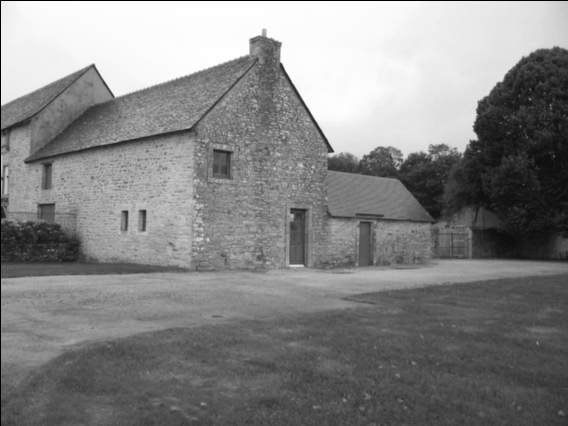
#> input picture PointsInteret/TP_images/image027.ssech4.tif, 568 x 426 px, found by its file name
$ python correction_TP_detecteur_Harris.py   (Python 2 division)
#> lines starting #> are read from the running program, lines starting #| are printed output that depends on the picture; after the words box and inside, x2 and y2 are one past the last pixel; in counts of white or black regions, pixels touching at a corner belong together
# -*- coding: utf-8 -*-

import skimage
import skimage.io
import numpy as np
import scipy.ndimage
import skimage.util

# [6 lines of commented-out code are left out]
def CalculerMesureHarris(I,sigma,k):
	#Calcul des gradients
	Ix=scipy.ndimage.filters.convolve(I,np.array([[-1,0,1]]))
	skimage.io.imshow(Ix)
	Iy=scipy.ndimage.filters.convolve(I,np.array([[-1],[0],[1]]))
	skimage.io.imshow(Iy)

	IxIx=Ix*Ix
	IyIy=Iy*Iy
	IxIy=Ix*Iy

	A=scipy.ndimage.filters.gaussian_filter(IxIx,sigma)
	B=scipy.ndimage.filters.gaussian_filter(IyIy,sigma)
	C=scipy.ndimage.filters.gaussian_filter(IxIy,sigma)

	# [5 lines of commented-out code are left out]

	R=(A*B-C*C)-k*((A+B)*(A+B))

	return R


# [7 lines of commented-out code are left out]
def DetecterMaxLocauxSeuil(R,seuil):
	#Recherche des maxima locaux
	pts=[]
	taille=np.shape(R)
	impts=np.zeros((taille[0],taille[1]))
	impts=skimage.util.img_as_ubyte(impts)
	#On se donne une marge de maniere a etre bien sur d'eviter les effets de bords lies aux filtres (gradient, gaussienne) appliques precedemment
	margebord=3
	for i0 in range(margebord,taille[0]-margebord):
		for j0 in range(margebord,taille[1]-margebord):
			valtmp=R[i0,j0]
			if(valtmp<seuil):
				continue
			ismax=1
			for i in range(i0-1,i0+2):
				for j in range(j0-1,j0+2):
					if(i==i0 and j==j0):
						continue
					if(R[i,j]>valtmp):
						ismax=0
						break

				if(ismax==0):
					break

			if(ismax==0):
				continue
			impts[i0,j0]=255
			pts.append([i0,j0])

	return [pts,impts]


# [9 lines of commented-out code are left out]
def Harris(I,sigma,k,seuil):
	R=CalculerMesureHarris(I,sigma,k)
	[pts,impts]=DetecterMaxLocauxSeuil(R,seuil)
	return [R,pts,impts]


# ExportPts - Ecriture dans un fichier texte des coordonnees des points d'interet
# Usage:  ExportPts(pts,adresse_fichier_export)
# pts = coordonnees des points d'interet detectes
# adresse_fichier_export = adresse du fichier texte dans lequel on ecrit les coordonnees des points de pts
def ExportPts(pts,adresse_fichier_export):
	nbpts=np.shape(pts)[0]
	fichier=open(adresse_fichier_export,"w")
	for n in range(0,nbpts):
		fichier.write(str(pts[n][1])+" "+str(pts[n][0])+"\n")
	fichier.close()

# SauverImageFlottant - Ecriture d'une image en flottant
# Usage: SauverImageFlottant(image,adresse_export_image)
# image  = image a enregistrer
# adresse_image = adresse d'enregistrement de l'image
def SauverImageFlottant(image,adresse_export_image):
	skimage.io.use_plugin('freeimage')
	image=np.array(image,dtype='float32')
	skimage.io.imsave(adresse_export_image,image)


#######################################
#Script principal

# Parametres de l'algorithme de Harris
sigma=0.5
k=0.05
seuil=100000

adresse_image="image027.ssech4.tif"
adresse_enregistrement_points="image027.ssech4.txt"
adresse_enregistrement_mesure_harris="R.tif"
adresse_enregistrement_image_points="impts.tif"


I=skimage.io.imread(adresse_image)
#> I is the input picture: shape (426, 568); min 0, max 254, mean 133.4
I=np.array(I,float)
[R,pts,impts]=Harris(I,sigma,k,seuil)
#> in CalculerMesureHarris, `Ix=scipy.ndimage.filters.convolve(I,np.array([[-1,0,1]]))`:
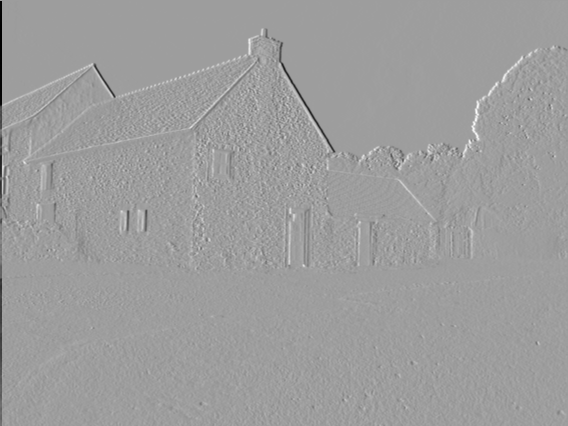
#> Ix: shape (426, 568) float64; min -242, max 149, mean -0.2; drawn with min black and max white
#> in CalculerMesureHarris, `Iy=scipy.ndimage.filters.convolve(I,np.array([[-1],[0],[1]]))`:
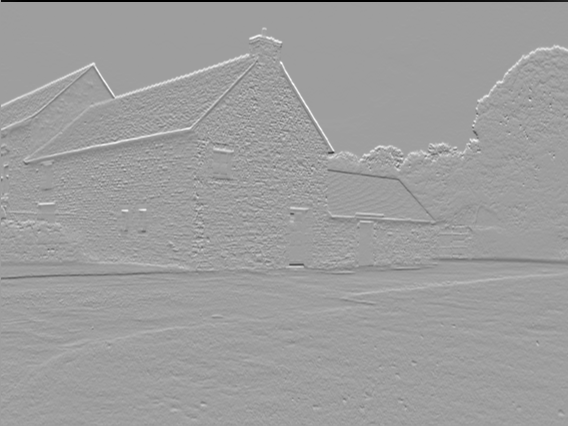
#> Iy: shape (426, 568) float64; min -254, max 155, mean -0.3; drawn with min black and max white
#> in CalculerMesureHarris, `IxIx=Ix*Ix`:
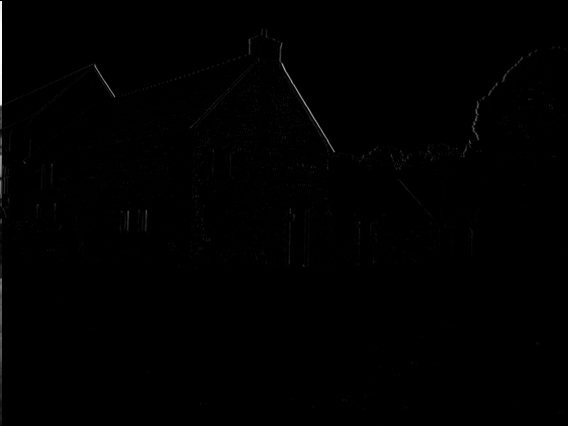
#> IxIx: shape (426, 568) float64; min 0, max 58564, mean 223.1; drawn with min black and max white
#> in CalculerMesureHarris, `C=scipy.ndimage.filters.gaussian_filter(IxIy,sigma)`:
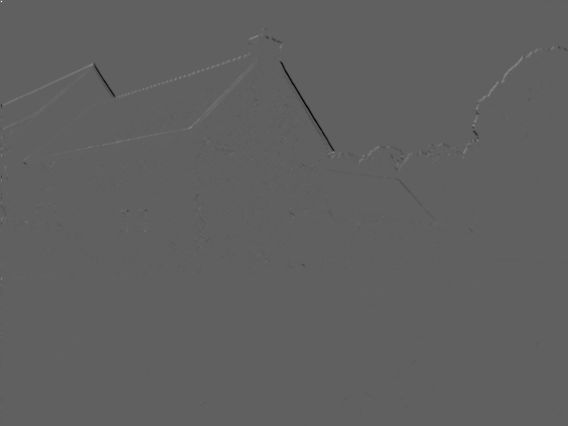
#> C: shape (426, 568) float64; min -20482.3, max 33811, mean -1.2; drawn with min black and max white
#> after the loop in DetecterMaxLocauxSeuil, `for i0 in range(margebord,taille[0]-margebord):`:
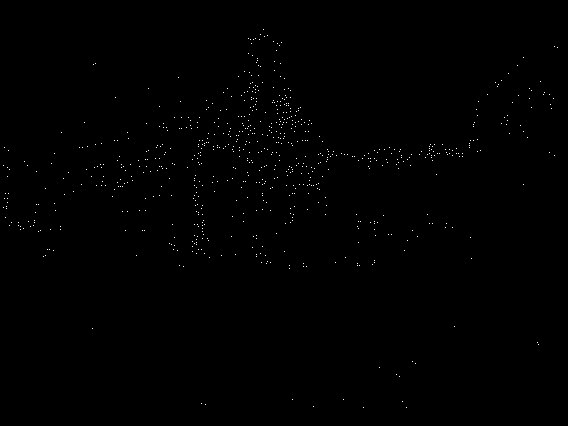
#> impts: shape (426, 568); 0.32% white in thin lines or dots, all inside (x1, y1, x2, y2) = (3, 29, 558, 408)
#> after the loop in DetecterMaxLocauxSeuil, `for i0 in range(margebord,taille[0]-margebord):`: pts = 765 pairs, first value 29 to 407, second value 3 to 557
print str(np.shape(pts)[0])+" points"
#| 765 points
#On exporte les points detectes dans un fichier texte
ExportPts(pts,adresse_enregistrement_points)
#On exporte les points detectes sous forme d'une image
skimage.io.imsave(adresse_enregistrement_image_points,impts)
#On exporte l'indice R
SauverImageFlottant(R,adresse_enregistrement_mesure_harris)
#skimage.io.imshow(R)

$ run again, with PointsInteret/TP_images/image028.ssech4.tif copied over PointsInteret/TP_images/image027.ssech4.tif
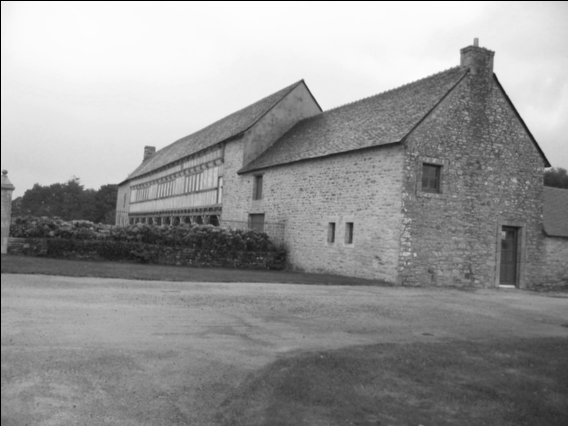
#> input picture PointsInteret/TP_images/image028.ssech4.tif, 568 x 426 px, found by its file name
#> I is the input picture: shape (426, 568); min 0, max 254, mean 149.8
#> in CalculerMesureHarris, `C=scipy.ndimage.filters.gaussian_filter(IxIy,sigma)`:
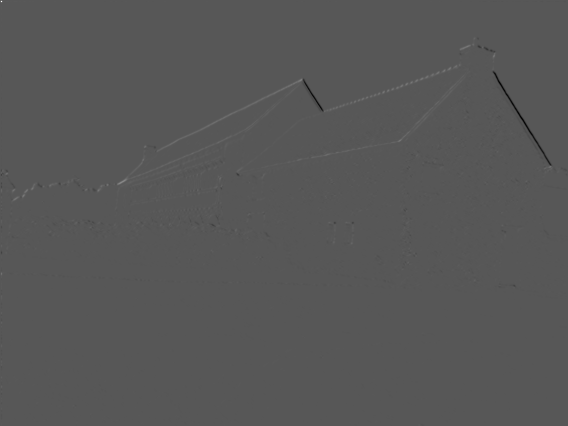
#> C: shape (426, 568) float64; min -18057.8, max 34644.6, mean 4; drawn with min black and max white
#> after the loop in DetecterMaxLocauxSeuil, `for i0 in range(margebord,taille[0]-margebord):`:
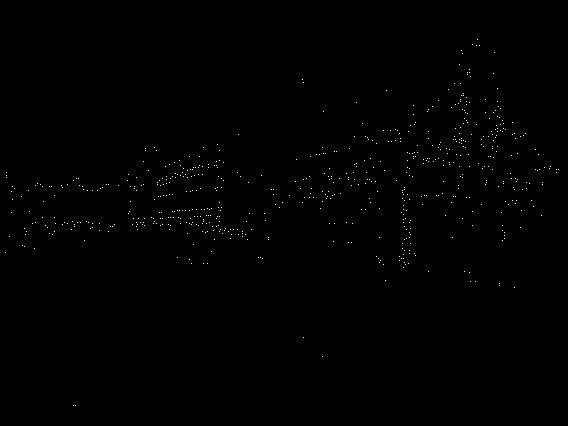
#> impts: shape (426, 568); 0.28% white in thin lines or dots, all inside (x1, y1, x2, y2) = (5, 39, 559, 406)
#> after the loop in DetecterMaxLocauxSeuil, `for i0 in range(margebord,taille[0]-margebord):`: pts = 683 pairs, first value 39 to 405, second value 5 to 558
#| 683 points
